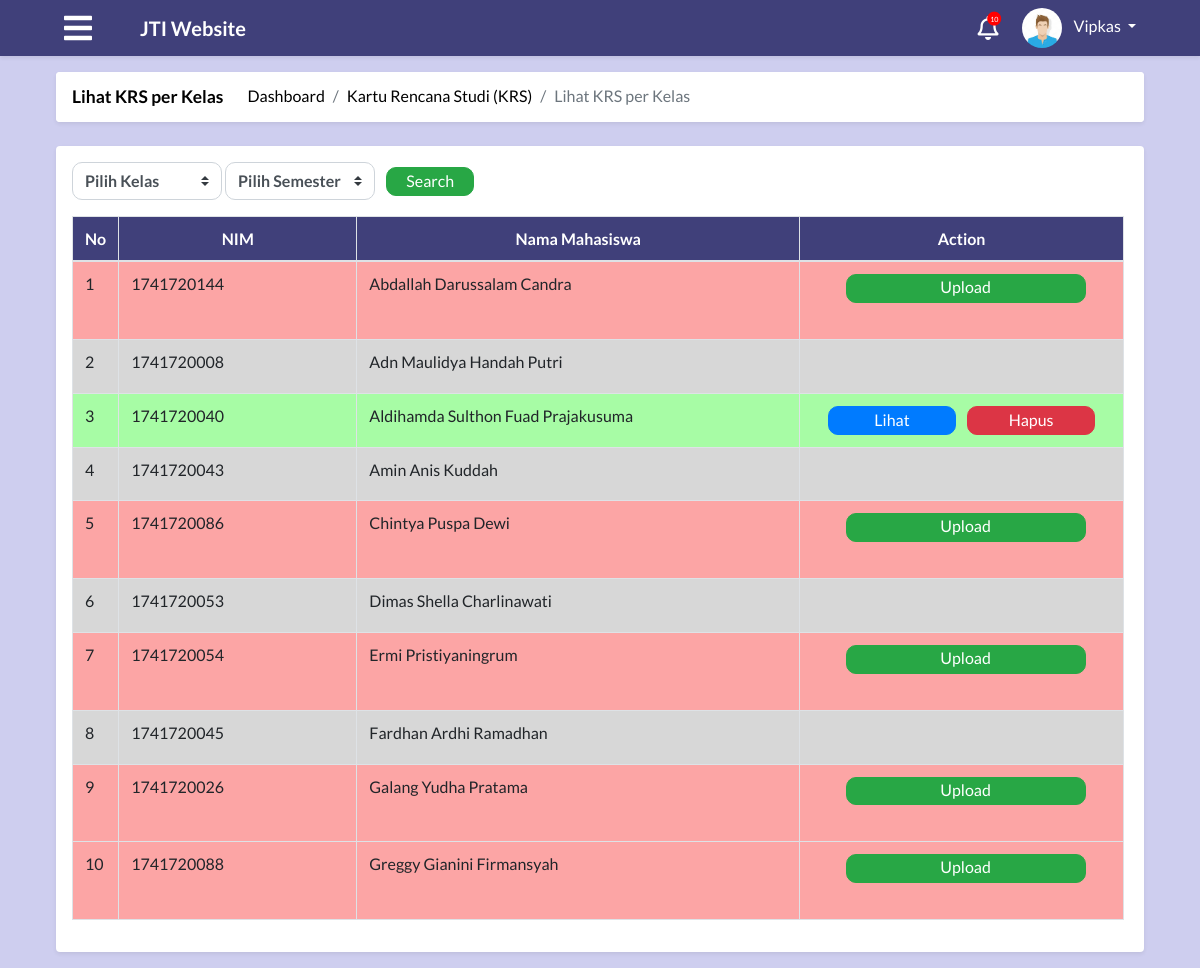
The app's page /module/index.php?module=krsPerKelas (signed in), older data.
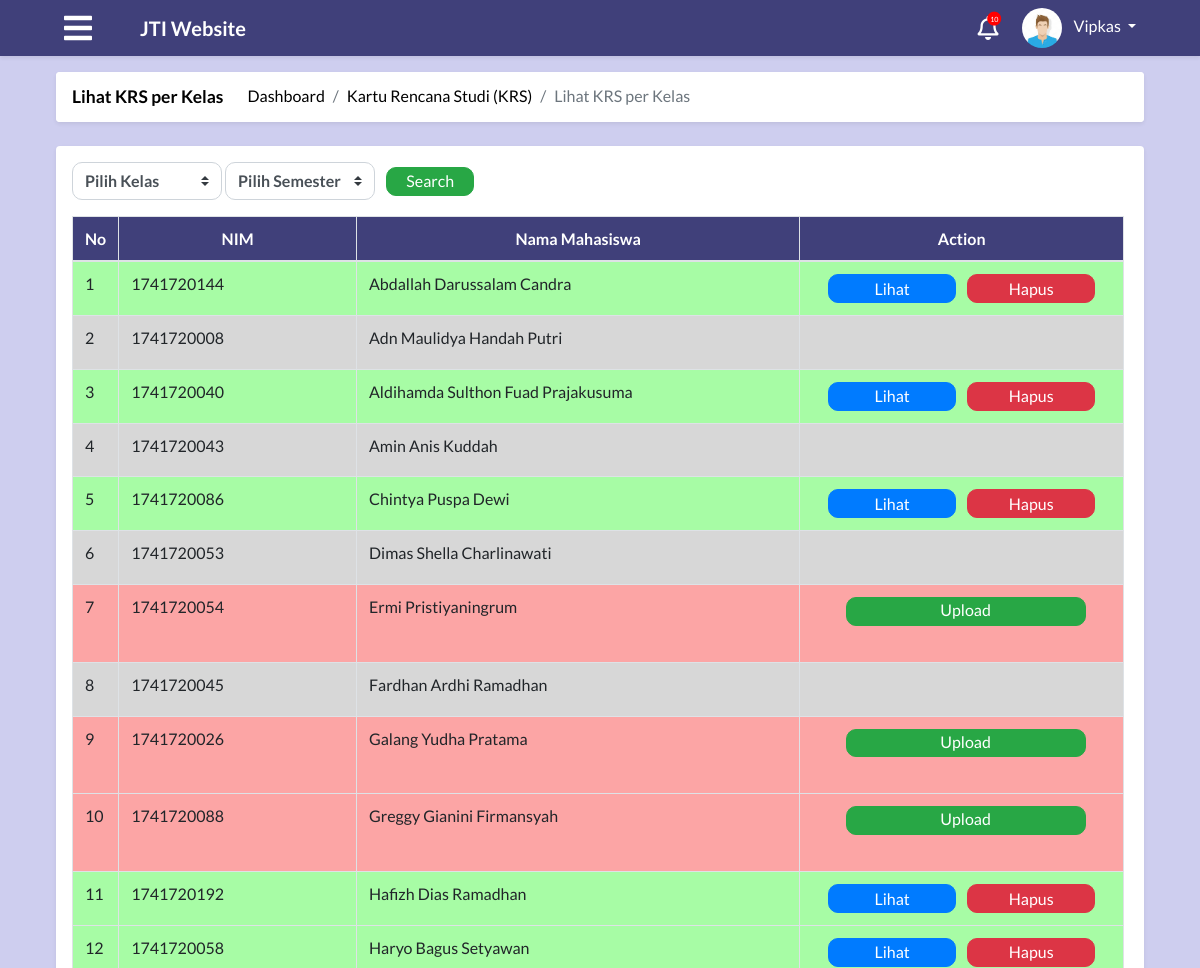
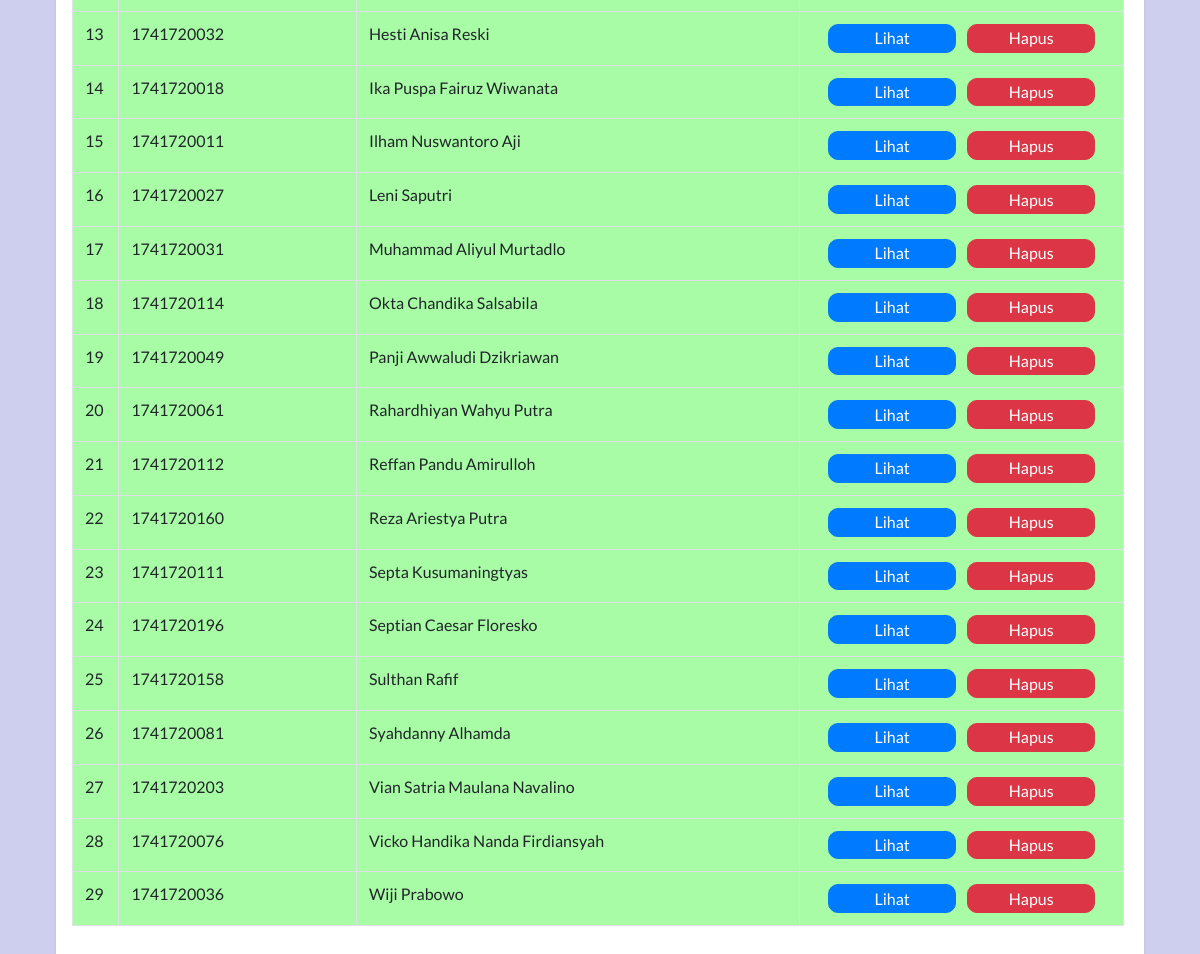
The same page, newer data (2 pictures, top to bottom).
### tables this page shows
CREATE TABLE `tabel_admin` (
  `id_admin` int(30) NOT NULL,
  `nama` varchar(50) NOT NULL,
  `nip` int(20) NOT NULL,
  `foto` text,
  `alamat` text,
  `tempat_lahir` varchar(50) DEFAULT NULL,
  `tangal_lahir` date DEFAULT NULL,
  `id_user` int(11) NOT NULL,
  `waktu_edit` datetime NOT NULL
);

CREATE TABLE `tabel_krs` (
  `id_krs` int(30) NOT NULL,
  `id_mahasiswa` int(30) DEFAULT NULL,
  `status_daftar_ulang` varchar(50) DEFAULT NULL,
  `gambar_krs` varchar(100) DEFAULT NULL,
  `id_semester` int(30) DEFAULT NULL,
  `status_verifikasi` varchar(50) DEFAULT NULL,
  `waktu_edit` datetime DEFAULT NULL
);

CREATE TABLE `tabel_mahasiswa` (
  `id_mahasiswa` int(30) NOT NULL,
  `id_prodi` int(30) NOT NULL,
  `id_kelas` int(30) NOT NULL,
  `id_semester` int(11) NOT NULL,
  `nim` varchar(50) NOT NULL,
  `nama` varchar(100) NOT NULL,
  `alamat` varchar(250) DEFAULT NULL,
  `jenis_kelamin` enum('laki-laki','perempuan') NOT NULL,
  `tempat_lahir` varchar(50) DEFAULT NULL,
  `tanggal_lahir` date DEFAULT NULL,
  `foto` text,
  `waktu_edit` datetime DEFAULT NULL,
  `id_user` int(11) NOT NULL,
  `waktu_tambah` timestamp NOT NULL DEFAULT CURRENT_TIMESTAMP
);

### process/proses_krsAdmin.php (called while the page is built, shortened)
<?php error_reporting(0);
function krs($con)
{
    $krs = "SELECT DISTINCT tabel_krs.id_krs, tabel_mahasiswa.nim, tabel_mahasiswa.nama,
    tabel_krs.status_daftar_ulang, tabel_krs.gambar_krs, tabel_krs.gambar_krs
    FROM tabel_krs INNER JOIN tabel_mahasiswa ON tabel_krs.id_mahasiswa = tabel_mahasiswa.id_mahasiswa";
    $resultTampilKrs = mysqli_query($con, $krs);
    return $resultTampilKrs;
}
                            ?><script>alert("Cek kembali ekstensi file anda (*.jpeg,*.jpg,*.png)"); </script><?php

### module/admin/krs/krsPerKelas.php (the view, shortened to what this page needs)
<?php error_reporting(0);
  include "../config/connection.php";
  include "../process/proses_krsAdmin.php";
?>
<body onload="setup();">
    <main role="main" class="container-fluid">
        <div id="krsAdmin" class="row">
            <div class="col-md-12 p-0">
                <div class="m-2 bg-white shadow-sm rounded">
                    <nav aria-label="breadcrumb">
                        <ol class="breadcrumb">
                            <li class="pr-4 title"><a href="index.php?module=krsPerKelas
                            "><strong>Lihat KRS per Kelas
                                        </strong></a></li>
                            <li class="breadcrumb-item"><a href="index.php?module=krs">Dashboard</a></li>
                            <li class="breadcrumb-item active" aria-current="page"><a href="index.php?module=krs">Kartu
                                    Rencana Studi (KRS)</a></li>
                            <li class="breadcrumb-item active" aria-current="page">Lihat KRS per Kelas</li>
                        </ol>
                    </nav>
                </div>
            </div>
            <div class="col-md-12 p-0">
            <div class="m-2 p-3 bg-white mb-3 rounded shadow-sm">
                <div class="container-fluid mt-0 p-0 m-0">
                <form action="?module=krsPerKelas" method="post">
                <div class="col-md-12 p-0">
                <select class="optionKelas custom-select" name="kelas" style="width:150px">
                <option value="0">Pilih Kelas</option>
                    </select>
                    <select class="optionSemester custom-select" name="semester" style="width:150px">
                        <option value="0">Pilih Semester</option>
                    </select>
                    <input type="submit" name="searchKrs" class="btn btn-cari btn-success ml-2" value="Search">
                    </div>
                    </form>
                    <div class="row scrollbar mr-0" id="cariKrs">
                        <div class="col-md-12 pr-1 d-flex justify-content-center">
                            <?php
                                if(isset($_POST["searchKrs"])){
                                    $result=krsCariSemester($con, $_POST["kelas"], $_POST["semester"]);
                                }
                                else{
                                    $result=krs($con);
                                }
                                if (mysqli_num_rows($result) > 0){
                                    ?>
                                    <table class="table tabel table-bordered">
                                    <thead class="text-white bg-blue">
                                    <tr>
                                        <th scope="col" style="text-align:center">No</th>
                                        <th scope="col" style="text-align:center; width: 300px">NIM</th>
                                        <th scope="col" style="text-align:center; width: 600px">Nama Mahasiswa</th>
                                        <th scope="col" style="text-align:center; width: 350px">Action</th>
                                    </tr>
                                    </thead>
                                    <tbody>
                                    <?php
                                        if(mysqli_num_rows($result) > 0){
                                            $index=1;
                                            while($row = mysqli_fetch_assoc($result)){
                                                if($row["status_daftar_ulang"]=="Sudah" && $row["gambar_krs"]==NULL){
                                                    ?>
                                                    <tr class="ukt-lunas-belum-upload">
                                                    <td><?php echo $index ?></td>
                                                    <td><?php echo $row["nim"]?></td>
                                                    <td><?php echo $row["nama"]?></td>
                                                    <td>
                                                    <center>
                                                    <form action="../process/proses_krsAdmin.php?module=krsPerKelas&act=updateFoto" method="POST" enctype="multipart/form-data" id="formFoto">
                                                    <label class="btn btn-upload btn-success ml-2" name="upload">
                                                    Upload<input type="file" name="foto" id="foto" onchange="this.form.submit()" style="display: none;">
                                                    </label>
                                                    </form>
                                                    </center>
                                                    </td>
                                                </tr>
                                            <?php
                                            } else if($row["status_daftar_ulang"]=="Belum"){
                                                ?>
                                                <tr class="ukt-belum-lunas">
                                                <td><?php echo $index ?></td>
                                                <td><?php echo $row["nim"]?></td>
                                                <td><?php echo $row["nama"]?></td>
                                                <td>
                                                </td>
                                                </tr>
                                                <?php
                                            } else if($row["status_daftar_ulang"]=="Sudah" && $row["gambar_krs"]!=NULL){
                                                ?>
                                                <tr class="ukt-lunas-sudah-upload">
                                                <td><?php echo $index ?></td>
                                                <td><?php echo $row["nim"]?></td>
                                                <td><?php echo $row["nama"]?></td>
                                                <td>
                                                <center>
                                                <button type="button" class="btn btn-lihat btn-primary lihat-krs tmbl-lihat mr-9" id="<?php echo $row["id_krs"];?>" data-toggle="modal"
                                                data-target="#modalGambar">Lihat</button>
                                                <button type="button" class="btn btn-danger btn-hapus hapus-krs ml-2" id="<?php echo $row["id_krs"];?>"
                                                data-toggle="modal" data-target="#modalHapus">Hapus</button>
                                                </center>
                                                </td>
                                            </tr>
                                            <?php
                                            }
                                             $index++;
                                        }
                                        ?>
                                        </tbody>
                                        </table>
                                        <?php
                                        }
                                        }
                                        ?>
                                    </div>
                                    </div>
                                </div>
                        </div>
                        </div>
                        </div>
                        </div>

### module/index.php (shortened to what this page needs)
<?php
include "../process/proses_modalPengaturan.php";
$level = $_SESSION['level'];
$idUser = $_SESSION['id'];
?>
<?php
switch ($level) {
  case 'admin':
    $queryUser = "SELECT a.*, b.* FROM tabel_user a, tabel_admin b WHERE a.id_user=$idUser and a.id_user=b.id_user";
    $resultUser = mysqli_query($con, $queryUser);
    $rowUser = mysqli_fetch_assoc($resultUser);
    $namaUser = $rowUser["nama"];
    break;
}
?>
<!DOCTYPE html>
<html>
<head>
  <?php
  include "../config/styles.php";
  ?>
</head>
<body>
    <nav class="app-navbar navbar navbar-expand-md navbar-dark bg-blue shadow-sm sticky-top mb-2">
      <?php
      if ($level == "admin") {
        ?>
        <a class="ml-5 mr-5" id="navigation-admin-btn"> <i class="fas fa-bars text-white burger-icon"></i></a>
      <?php
    } else {
      ?>
        <a class="ml-5 mr-5" id="navigation-btn"> <i class="fas fa-bars text-white burger-icon"></i></a>
      <?php
    }
    ?>
      <a class="navbar-brand " href="index.php?module=home"><b>JTI Website</b></a>
      <div class="collapse navbar-collapse" id="navbarCollapse">
        <i class="notification-icon text-white far fa-bell" onclick="location.href='index.php?module=notifikasi';">
          <span class="fas fa-circle notification-bubble"></span>
          <span class="notification-bubble-num">10</span>
        </i>
        <div class="dropdown mr-5">
          <img class="dropdown-toggle nav-profile-photo ml-4 " src="../attachment/img/avatar.jpeg" data-toggle="dropdown" aria-haspopup="true" aria-expanded="false">
          <a href="#" class="dropdown-toggle ml-2 profile-link" id="dropdownMenuButton" data-toggle="dropdown" aria-haspopup="true" aria-expanded="false"><?php echo ($namaUser); ?>&nbsp;<b class="caret"></b></a>
        </div>
      </div>
    </nav>
    <div class="container-fluid px-5">
      <?php
      $module = $_GET["module"];
      if ($level == "mahasiswa") {
        switch ($module) {
          case "home":
            include "mahasiswa/home.php";
            break;
          case "kompenAbsen":
            include "mahasiswa/kompenAbsen.php";
            break;
          case "coba":
            include "mahasiswa/coba.php";
            break;
          case "krs":
            include "mahasiswa/krs.php";
            break;
          case "jadwal":
            include "mahasiswa/jadwal.php";
            break;
          case "nilai":
            include "mahasiswa/nilai.php";
            break;
          case "nilaiError":
            include "mahasiswa/nilaiError.php";
            break;
          case "kelasKosong":
            include "mahasiswa/kelasKosong.php";
            break;
          case "notifikasi":
            include "notifikasi.php";
            break;
          default:
            include "404.php";
        }
      } else if ($level == "admin") {
        switch ($module) {
          case "krsPerKelas":
            include "admin/krs/krsPerKelas.php";
            break;
        }
      }
        ?>
</body>
</html>

### config/styles.php (shortened to what this page needs)
<link rel="stylesheet" href="https://stackpath.bootstrapcdn.com/bootstrap/4.3.1/css/bootstrap.min.css">
<link rel="stylesheet" href="https://cdnjs.cloudflare.com/ajax/libs/bootstrap-datepicker/1.8.0/css/bootstrap-datepicker3.css">
<link rel="stylesheet" href="https://cdnjs.cloudflare.com/ajax/libs/ekko-lightbox/5.3.0/ekko-lightbox.css">
<link rel="stylesheet" href="https://use.fontawesome.com/releases/v5.7.2/css/all.css">
<link rel="stylesheet" href="../css/style.css">
<link rel="stylesheet" href="../css/login.css">
<link rel="stylesheet" href="../css/home.css">
<link rel="stylesheet" href="../css/jadwal.css">
<link rel="stylesheet" href="../css/krs.css">
<link rel="stylesheet" href="../css/nilai.css">
<link rel="stylesheet" href="../css/kompenAbsen.css">
<link rel="stylesheet" href="../css/kelasKosong.css">
<link rel="stylesheet" href="../css/notifikasi.css">
<link rel="stylesheet" href="../css/dosenKompen.css">
<link rel="stylesheet" href="../css/adminRuang.css">
<link rel="stylesheet" href="../css/admin.css">
<link rel="stylesheet" href="../css/dataDosen.css">
<link rel="stylesheet" href="../css/adminDataJadwalKuliah.css">
<link rel="stylesheet" href="../css/dataMahasiswa.css">
<link rel="stylesheet" href="../css/adminKhs.css">
<link rel="stylesheet" href="../css/krsAdmin.css">
<link rel="stylesheet" href="../css/eComplain.css">
<link rel="stylesheet" href="../css/adminBerita.css">
<link rel="stylesheet" href="../css/kuisioner.css">
<link rel="stylesheet" href="../css/absenKompen.css">

### css/style.css (style rules this page uses)
* { font-family: "Lato"; }
body, html { margin: 0; padding: 0; }
body { background-color: #ceceef !important; }
.app-navbar { z-index: 0; }
.burger-icon { font-size: 2em; }
.notification-icon { font-size: 1.5em; position: relative; cursor: pointer; }
.notification-bubble { position: absolute; font-size: 0.6em; top: -4px; color: red; right: -3px; }
.notification-bubble-num { position: absolute; font-size: 0.3em; top: 0px; color: #ffffff; right: 0px; }
.profile-link:link { color: #ffffff; text-decoration: none; }
.profile-link { color: #ffffff; text-decoration: none; }
.nav-profile-photo { width: 2.5em; border-radius: 50%; }
.app-navbar { z-index: 1; }
.bg-blue { background-color: #40407a; }
#navigation-btn, #navigation-admin-btn, .pointer { cursor: pointer; }
.breadcrumb a { text-decoration: none; color: black; }
.breadcrumb { background: white; }

### css/login.css (style rules this page uses)
body { padding-top: 0 !important; }

### css/kelasKosong.css (style rules this page uses)
#kelasKosong .btn-hari, .btn-cari { border-radius: 10px; width: 5.5em; height: 1.8em; padding: 0; }

### css/notifikasi.css (style rules this page uses)
td { border-top: 2px solid rgb(187, 187, 187); border-bottom: 2px solid rgb(187, 187, 187); }

### css/dataMahasiswa.css (style rules this page uses)
#dataMahasiswa .btn-load, .btn-loading, .btn-edit, .btn-hapus, .btn-tambahkan { border-radius: 10px; width: 7em; height: 1.8em; padding: 0; }

### css/krsAdmin.css (style rules this page uses)
#krsAdmin .optionSemester { box-sizing: border-box; border-radius: 10px; font-weight: bold; }
#krsAdmin .optionKelas { box-sizing: border-box; border-radius: 10px; font-weight: bold; }
#krsAdmin .breadcrumb a { text-decoration: none; color: black; }
#krsAdmin .breadcrumb { background: white; }
#krsAdmin .title { font-size: 1.09em; }
#krsAdmin .btn-cari { border-radius: 10px; width: 5.5em; height: 1.8em; padding: 0; }
#krsAdmin .btn-lihat, .btn-hapus, .btn-ya, .btn-tidak { border-radius: 10px; width: 8em; height: 1.8em; padding: 0; }
#krsAdmin .btn-upload { border-radius: 10px; width: 15em; height: 1.8em; padding: 0; }
#krsAdmin .ukt-lunas-sudah-upload { background-color: #A7FCA5; }
#krsAdmin .ukt-lunas-belum-upload { background-color:#FCA5A5; }
#krsAdmin .ukt-belum-lunas { background-color: rgba(189, 189, 189, 0.6); }

Row changes from the older to the newer data that the page shows:
changed tabel_krs "Abdallah Darussalam Candra": gambar_krs "Upload" → "Lihat Hapus"
changed tabel_krs "Chintya Puspa Dewi": gambar_krs "Upload" → "Lihat Hapus"
added tabel_krs: id_mahasiswa.nim "1741720192", id_mahasiswa.nama "Hafizh Dias Ramadhan"
added tabel_krs: id_mahasiswa.nim "1741720058", id_mahasiswa.nama "Haryo Bagus Setyawan"
added tabel_krs: id_mahasiswa.nim "1741720032", id_mahasiswa.nama "Hesti Anisa Reski"
added tabel_krs: id_mahasiswa.nim "1741720018", id_mahasiswa.nama "Ika Puspa Fairuz Wiwanata"
added tabel_krs: id_mahasiswa.nim "1741720011", id_mahasiswa.nama "Ilham Nuswantoro Aji"
added tabel_krs: id_mahasiswa.nim "1741720027", id_mahasiswa.nama "Leni Saputri"
added tabel_krs: id_mahasiswa.nim "1741720031", id_mahasiswa.nama "Muhammad Aliyul Murtadlo"
added tabel_krs: id_mahasiswa.nim "1741720114", id_mahasiswa.nama "Okta Chandika Salsabila"
added tabel_krs: id_mahasiswa.nim "1741720049", id_mahasiswa.nama "Panji Awwaludi Dzikriawan"
added tabel_krs: id_mahasiswa.nim "1741720061", id_mahasiswa.nama "Rahardhiyan Wahyu Putra"
added tabel_krs: id_mahasiswa.nim "1741720112", id_mahasiswa.nama "Reffan Pandu Amirulloh"
added tabel_krs: id_mahasiswa.nim "1741720160", id_mahasiswa.nama "Reza Ariestya Putra"
added tabel_krs: id_mahasiswa.nim "1741720111", id_mahasiswa.nama "Septa Kusumaningtyas"
added tabel_krs: id_mahasiswa.nim "1741720196", id_mahasiswa.nama "Septian Caesar Floresko"
added tabel_krs: id_mahasiswa.nim "1741720158", id_mahasiswa.nama "Sulthan Rafif"
added tabel_krs: id_mahasiswa.nim "1741720081", id_mahasiswa.nama "Syahdanny Alhamda"
added tabel_krs: id_mahasiswa.nim "1741720203", id_mahasiswa.nama "Vian Satria Maulana Navalino"
added tabel_krs: id_mahasiswa.nim "1741720076", id_mahasiswa.nama "Vicko Handika Nanda Firdiansyah"
added tabel_krs: id_mahasiswa.nim "1741720036", id_mahasiswa.nama "Wiji Prabowo"
